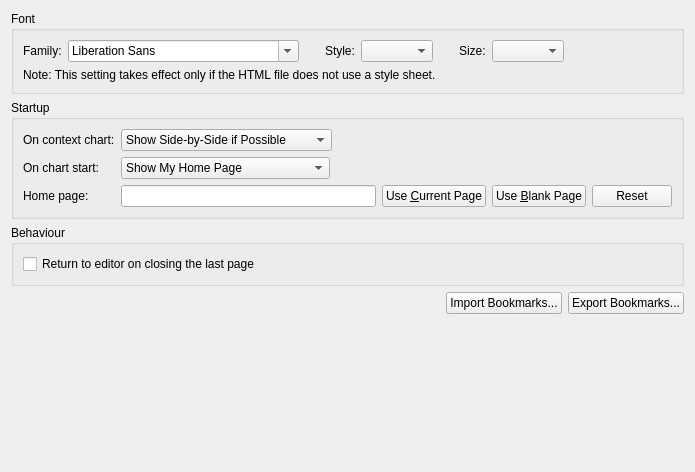
<?xml version="1.0" encoding="UTF-8"?>
<ui version="4.0">
 <class>Chart::Internal::GeneralSettingsPage</class>
 <widget class="QWidget" name="Chart::Internal::GeneralSettingsPage">
  <property name="geometry">
   <rect>
    <x>0</x>
    <y>0</y>
    <width>695</width>
    <height>472</height>
   </rect>
  </property>
  <property name="windowTitle">
   <string>Form</string>
  </property>
  <layout class="QVBoxLayout" name="verticalLayout_3">
   <item>
    <widget class="QGroupBox" name="fontGroupBox">
     <property name="title">
      <string>Font</string>
     </property>
     <layout class="QVBoxLayout" name="verticalLayout_5">
      <item>
       <layout class="QHBoxLayout" name="horizontalLayout_2">
        <item>
         <widget class="QLabel" name="familyLabel">
          <property name="sizePolicy">
           <sizepolicy hsizetype="Fixed" vsizetype="Fixed">
            <horstretch>0</horstretch>
            <verstretch>0</verstretch>
           </sizepolicy>
          </property>
          <property name="text">
           <string>Family:</string>
          </property>
         </widget>
        </item>
        <item>
         <widget class="QFontComboBox" name="familyComboBox"/>
        </item>
        <item>
         <spacer name="spacer1">
          <property name="orientation">
           <enum>Qt::Horizontal</enum>
          </property>
          <property name="sizeType">
           <enum>QSizePolicy::Preferred</enum>
          </property>
          <property name="sizeHint" stdset="0">
           <size>
            <width>20</width>
            <height>20</height>
           </size>
          </property>
         </spacer>
        </item>
        <item>
         <widget class="QLabel" name="styleLabel">
          <property name="sizePolicy">
           <sizepolicy hsizetype="Fixed" vsizetype="Fixed">
            <horstretch>0</horstretch>
            <verstretch>0</verstretch>
           </sizepolicy>
          </property>
          <property name="text">
           <string>Style:</string>
          </property>
         </widget>
        </item>
        <item>
         <widget class="QComboBox" name="styleComboBox">
          <property name="sizePolicy">
           <sizepolicy hsizetype="Fixed" vsizetype="Fixed">
            <horstretch>1</horstretch>
            <verstretch>0</verstretch>
           </sizepolicy>
          </property>
         </widget>
        </item>
        <item>
         <spacer name="spacer2">
          <property name="orientation">
           <enum>Qt::Horizontal</enum>
          </property>
          <property name="sizeType">
           <enum>QSizePolicy::Preferred</enum>
          </property>
          <property name="sizeHint" stdset="0">
           <size>
            <width>20</width>
            <height>20</height>
           </size>
          </property>
         </spacer>
        </item>
        <item>
         <widget class="QLabel" name="sizeLabel">
          <property name="sizePolicy">
           <sizepolicy hsizetype="Fixed" vsizetype="Fixed">
            <horstretch>0</horstretch>
            <verstretch>0</verstretch>
           </sizepolicy>
          </property>
          <property name="text">
           <string>Size:</string>
          </property>
         </widget>
        </item>
        <item>
         <widget class="QComboBox" name="sizeComboBox">
          <property name="sizePolicy">
           <sizepolicy hsizetype="Fixed" vsizetype="Fixed">
            <horstretch>1</horstretch>
            <verstretch>0</verstretch>
           </sizepolicy>
          </property>
         </widget>
        </item>
        <item>
         <spacer name="spacer3">
          <property name="orientation">
           <enum>Qt::Horizontal</enum>
          </property>
          <property name="sizeHint" stdset="0">
           <size>
            <width>0</width>
            <height>20</height>
           </size>
          </property>
         </spacer>
        </item>
       </layout>
      </item>
      <item>
       <widget class="QLabel" name="label">
        <property name="text">
         <string>Note: This setting takes effect only if the HTML file does not use a style sheet.</string>
        </property>
        <property name="wordWrap">
         <bool>true</bool>
        </property>
       </widget>
      </item>
     </layout>
    </widget>
   </item>
   <item>
    <widget class="QGroupBox" name="startupGroupBox">
     <property name="enabled">
      <bool>true</bool>
     </property>
     <property name="title">
      <string>Startup</string>
     </property>
     <layout class="QVBoxLayout" name="verticalLayout">
      <item>
       <layout class="QFormLayout" name="startupFormLayout">
        <property name="fieldGrowthPolicy">
         <enum>QFormLayout::ExpandingFieldsGrow</enum>
        </property>
        <item row="0" column="0">
         <widget class="QLabel" name="contextChartLabel">
          <property name="sizePolicy">
           <sizepolicy hsizetype="Preferred" vsizetype="Preferred">
            <horstretch>0</horstretch>
            <verstretch>0</verstretch>
           </sizepolicy>
          </property>
          <property name="text">
           <string>On context chart:</string>
          </property>
         </widget>
        </item>
        <item row="0" column="1">
         <widget class="QComboBox" name="contextChartComboBox">
          <property name="sizePolicy">
           <sizepolicy hsizetype="Preferred" vsizetype="Fixed">
            <horstretch>0</horstretch>
            <verstretch>0</verstretch>
           </sizepolicy>
          </property>
          <item>
           <property name="text">
            <string>Show Side-by-Side if Possible</string>
           </property>
          </item>
          <item>
           <property name="text">
            <string>Always Show Side-by-Side</string>
           </property>
          </item>
          <item>
           <property name="text">
            <string>Always Show in Chart Mode</string>
           </property>
          </item>
          <item>
           <property name="text">
            <string>Always Show in External Window</string>
           </property>
          </item>
         </widget>
        </item>
        <item row="1" column="0">
         <widget class="QLabel" name="startPageLabel">
          <property name="sizePolicy">
           <sizepolicy hsizetype="Preferred" vsizetype="Preferred">
            <horstretch>0</horstretch>
            <verstretch>0</verstretch>
           </sizepolicy>
          </property>
          <property name="text">
           <string>On chart start:</string>
          </property>
         </widget>
        </item>
        <item row="1" column="1">
         <widget class="QComboBox" name="chartStartComboBox">
          <property name="sizePolicy">
           <sizepolicy hsizetype="Preferred" vsizetype="Fixed">
            <horstretch>0</horstretch>
            <verstretch>0</verstretch>
           </sizepolicy>
          </property>
          <item>
           <property name="text">
            <string>Show My Home Page</string>
           </property>
          </item>
          <item>
           <property name="text">
            <string>Show a Blank Page</string>
           </property>
          </item>
          <item>
           <property name="text">
            <string>Show My Tabs from Last Session</string>
           </property>
          </item>
         </widget>
        </item>
        <item row="2" column="0">
         <widget class="QLabel" name="homePageLabel">
          <property name="text">
           <string>Home page:</string>
          </property>
         </widget>
        </item>
        <item row="2" column="1">
         <layout class="QHBoxLayout" name="horizontalLayout">
          <item>
           <widget class="QLineEdit" name="homePageLineEdit"/>
          </item>
          <item>
           <widget class="QPushButton" name="currentPageButton">
            <property name="text">
             <string>Use &amp;Current Page</string>
            </property>
           </widget>
          </item>
          <item>
           <widget class="QPushButton" name="blankPageButton">
            <property name="text">
             <string>Use &amp;Blank Page</string>
            </property>
           </widget>
          </item>
          <item>
           <widget class="QPushButton" name="defaultPageButton">
            <property name="toolTip">
             <string>Reset to default.</string>
            </property>
            <property name="text">
             <string>Reset</string>
            </property>
           </widget>
          </item>
         </layout>
        </item>
       </layout>
      </item>
     </layout>
    </widget>
   </item>
   <item>
    <widget class="QGroupBox" name="behaviourGroupBox">
     <property name="title">
      <string>Behaviour</string>
     </property>
     <layout class="QVBoxLayout" name="verticalLayout_4">
      <item>
       <widget class="QCheckBox" name="m_returnOnClose">
        <property name="toolTip">
         <string>Switches to editor context after last chart page is closed.</string>
        </property>
        <property name="text">
         <string>Return to editor on closing the last page</string>
        </property>
       </widget>
      </item>
     </layout>
    </widget>
   </item>
   <item>
    <layout class="QHBoxLayout" name="bookmarkHorizontalLayout">
     <item>
      <spacer name="spacer5">
       <property name="orientation">
        <enum>Qt::Horizontal</enum>
       </property>
       <property name="sizeHint" stdset="0">
        <size>
         <width>244</width>
         <height>20</height>
        </size>
       </property>
      </spacer>
     </item>
     <item>
      <widget class="QLabel" name="errorLabel">
       <property name="palette">
        <palette>
         <active>
          <colorrole role="Text">
           <brush brushstyle="SolidPattern">
            <color alpha="255">
             <red>255</red>
             <green>0</green>
             <blue>0</blue>
            </color>
           </brush>
          </colorrole>
         </active>
         <inactive>
          <colorrole role="Text">
           <brush brushstyle="SolidPattern">
            <color alpha="255">
             <red>255</red>
             <green>0</green>
             <blue>0</blue>
            </color>
           </brush>
          </colorrole>
         </inactive>
         <disabled>
          <colorrole role="Text">
           <brush brushstyle="SolidPattern">
            <color alpha="255">
             <red>120</red>
             <green>120</green>
             <blue>120</blue>
            </color>
           </brush>
          </colorrole>
         </disabled>
        </palette>
       </property>
      </widget>
     </item>
     <item>
      <widget class="QPushButton" name="importButton">
       <property name="text">
        <string>Import Bookmarks...</string>
       </property>
      </widget>
     </item>
     <item>
      <widget class="QPushButton" name="exportButton">
       <property name="text">
        <string>Export Bookmarks...</string>
       </property>
      </widget>
     </item>
    </layout>
   </item>
   <item>
    <spacer name="spacer6">
     <property name="orientation">
      <enum>Qt::Vertical</enum>
     </property>
     <property name="sizeType">
      <enum>QSizePolicy::MinimumExpanding</enum>
     </property>
     <property name="sizeHint" stdset="0">
      <size>
       <width>0</width>
       <height>0</height>
      </size>
     </property>
    </spacer>
   </item>
  </layout>
 </widget>
 <resources/>
 <connections/>
</ui>
